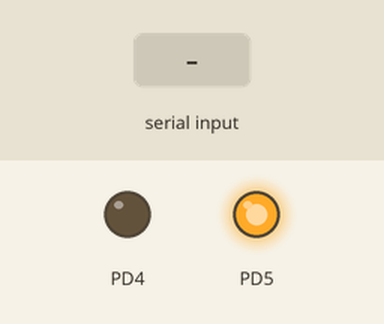
The program below on a simulated ATmega328P, built with avr-gcc and emulated at 16 MHz. Shown: output pins drawn as LEDs (lit = HIGH). The test bench sets the inputs (shaded band). What the program prints to the serial monitor is not drawn.

Above: at 1.2 s.
1.3 s: "." received over Serial
Timing chart, 0 to 4.3 s (numbered marks = the images above; inputs shaded):
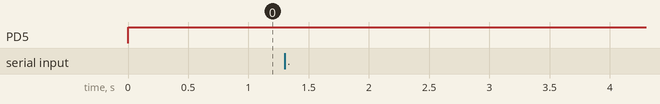

The program:

main.c
```c
#include <avr/io.h>
#include <string.h>
#include <avr/interrupt.h>
#include <avr/sleep.h>
#define F_CPU 16000000UL
#include <util/delay.h>

#define USART_BAUDRATE 38400
#define UBRR_VALUE (((F_CPU / (USART_BAUDRATE * 16UL))) - 1)
//define max buffer size
#define FRAME_SIZE 20
#define ACTION_MAX 8
#define COMMAND_PARAMATER_SIZE 8
//type definition of buffer structure
volatile uint8_t PLC_ID=0;
volatile uint8_t packet_received=0;

// This code is now maintained under github

typedef struct{
	//Array of chars
	uint8_t unit[COMMAND_PARAMATER_SIZE];
	uint8_t index;				//array element index
}u8actions;

typedef struct{
	uint8_t ID;					//Confirm if frame relevant to this unit.
	uint8_t frame[FRAME_SIZE];
	uint8_t index;				//array element index
	u8actions list[ACTION_MAX];
	uint8_t command;			//Command
}u8frame;

//declare frame
u8frame rx_frame,tx_frame,status_frame;

//initialize frame
void FrameInit(u8frame *pdu)
{
	//set index to start of buffer
	pdu->index=0;
}
//write to frame routine

void FrameEmpty(u8frame *pdu)
{
	uint8_t count=0;
	UCSR0B |= (1<<TXEN0); // Enable transmit.

	for(count=0;count<pdu->index;count++)
	{
		while(!(UCSR0A & (1<<UDRE0)));
			UDR0=pdu->frame[count];
			//UDR0='A';
		while(!(TXC0));
	}
	//start over
	//reset frame
	pdu->index=0;
	//disable transmission and UDR0 empty interrupt
	UCSR0B &= ~((1<<TXEN0)|(1<<UDRIE0));
	//disable reception and RC complete interrupt
	//UCSR0B &= ~(1<<RXEN0)|(1<<RXCIE0);

}


uint8_t CharacterWrite(uint8_t u8data)
{
	UCSR0B |= (1<<TXEN0); // Enable transmit.

	while(!(UCSR0A & (1<<UDRE0)));
	UDR0=u8data;
	while(!(TXC0));
	return 0;

	//disable transmission and UDR0 empty interrupt
	UCSR0B &= ~((1<<TXEN0)|(1<<UDRIE0));
}

uint8_t BufferWrite(u8frame *pdu, uint8_t u8data)
{
	if(pdu->index<FRAME_SIZE)
	{
		pdu->frame[pdu->index] = u8data;
		//increment buffer index
		pdu->index++;
		return 0;
	}
	else return 1;
}
uint8_t FrameRead(u8frame *pdu, volatile uint8_t *u8data)
{
	//uint8_t count=0;
	if(pdu->index>0)
	{
	 pdu->index--;
	 *u8data=pdu->frame[pdu->index];

		//for (count=0;count<buf->index;count++)
		//{
		//	while(!(UCSR0A & (1<<UDRE0)));
		//	*u8data=buf->buffer[count];
		//	while(!(TXC0));
		//}
		return 0;
	}
	else return 1;
}
void USART0Init(void)
{
	// Set baud rate
	UBRR0H = (uint8_t)(UBRR_VALUE>>8);
	UBRR0L = (uint8_t)UBRR_VALUE;
	// Set frame format to 8 data bits, no parity, 1 stop bit
	UCSR0C |= (1<<UCSZ01)|(1<<UCSZ00);
	//enable reception and RC complete interrupt
	UCSR0B |= (1<<RXEN0)|(1<<RXCIE0);
}


//RX Complete interrupt service routine
ISR(USART_RX_vect)
{
	uint8_t u8temp;
	while(! (UCSR0A & (1 << RXC0))){};
	u8temp=UDR0;

	//check if period char or end of buffer
	if ((BufferWrite(&rx_frame, u8temp)==1)||(u8temp=='.'))
	{
		//disable reception and RX Complete interrupt
		UCSR0B &= ~((1<<RXEN0)|(1<<RXCIE0));
		//enable transmission and UDR0 empty interrupt
		//UCSR0B |= (1<<TXEN0)|(1<<UDRIE0);

		packet_received=1; //set packet received flag
	}

}

uint8_t RXFrameParse(u8frame *frame)
{
	// Check ID

	if(frame->ID != PLC_ID)
	{
		// Reinitialize all frames as message not for us.
		FrameInit(&rx_frame);
	}


	return 0;
}


int main()
{

	FrameInit(&rx_frame);
	FrameInit(&tx_frame);
	FrameInit(&status_frame);

	set_sleep_mode(SLEEP_MODE_IDLE);

	USART0Init();
	DDRD |= (1 << PD5);				// set Port D pin PC5 for output
	DDRD |= (1 << PD4);
	PORTD |= (1<< PD5);				// Set high to enable transmit.
	PORTD &= ~(1<< PD4);			// Set low to enable receive.

	//enable global interrupts
	sei();

	while(1)
	{

		//sleep_mode();

		if(packet_received==1)
		{
			RXFrameParse(&rx_frame);
			FrameEmpty(&rx_frame);
			FrameInit(&rx_frame);
			packet_received=0;
			//CharacterWrite(packet_received);
			//enable reception and RC complete interrupt
			UCSR0B |= (1<<RXEN0)|(1<<RXCIE0);
			//UCSR0B |= (1<<RXCIE0);

		}

	}
}
```

Measured:
- after the input at 1.3 s, every drawn part: stays the same
